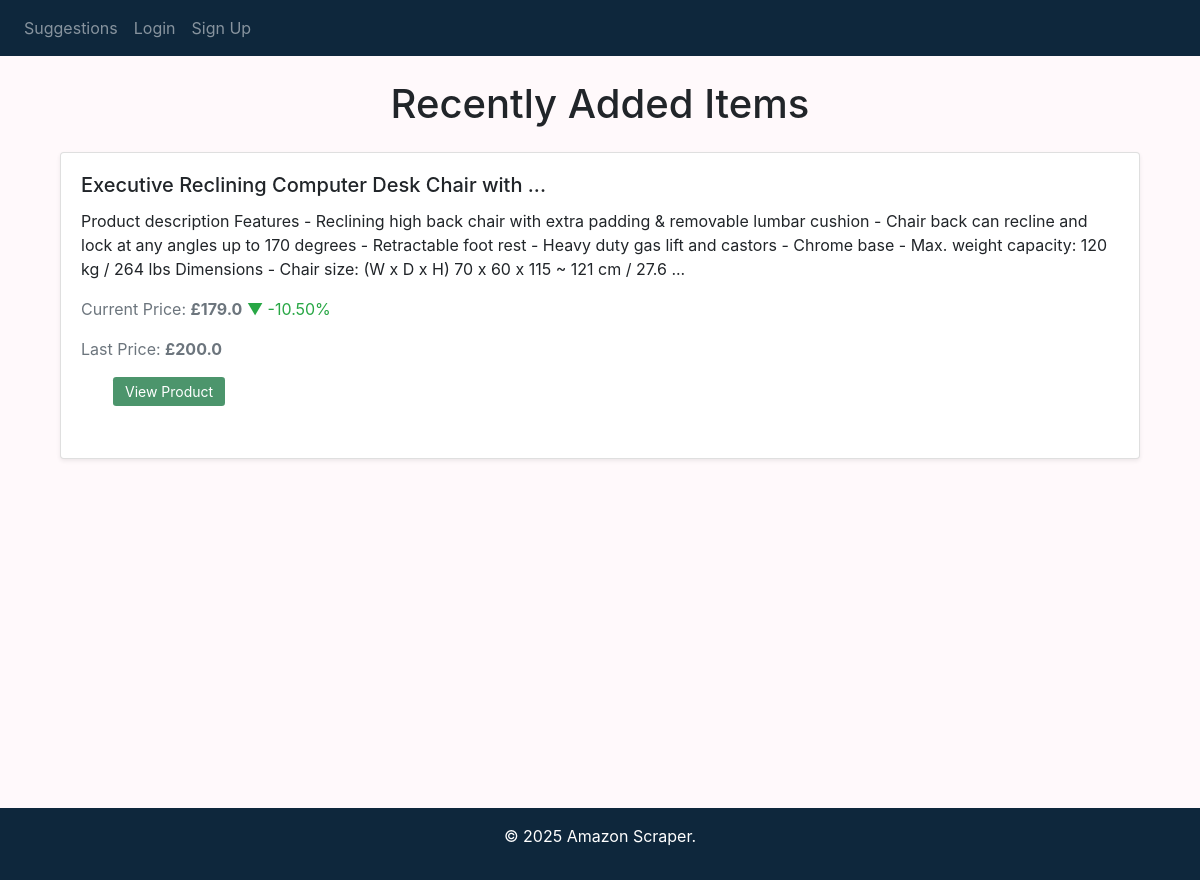
Before: / with the older database file.
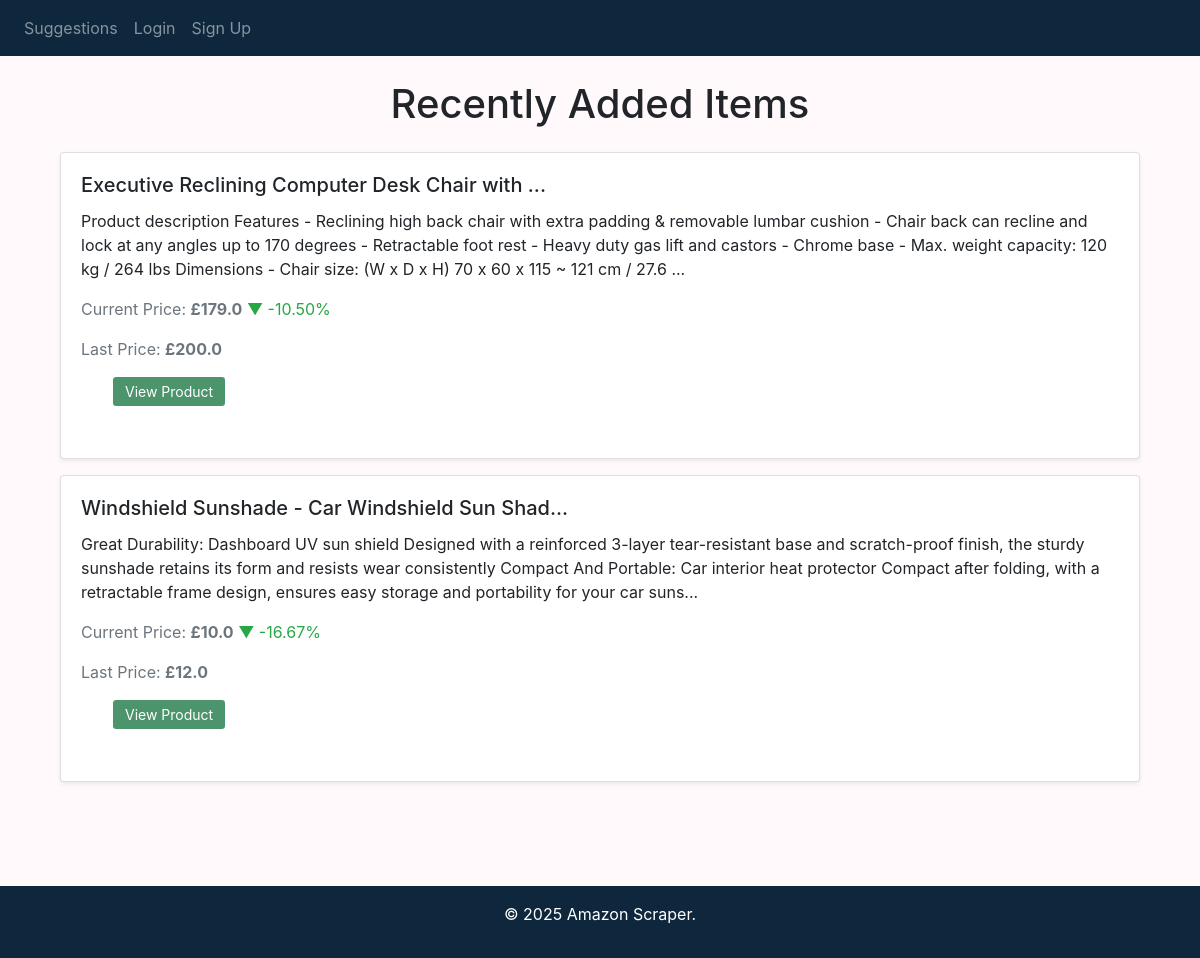
After: the same page with the newer database file.
### website/models.py (models this page shows)
class Product(db.Model):
    id = db.Column(db.Integer, primary_key=True)
    link = db.Column(db.String(1000), nullable=False)
    title = db.Column(db.String(300))
    description = db.Column(db.Text)
    price = db.Column(db.String(100))  # Current/latest price
    last_price = db.Column(db.String(100))  # Previous price

### website/views.py (the view)
@views.route('/')
def landing():
    random_products = Product.query.order_by(func.random()).limit(10).all()
    added_products = session.get('added_products', [])
    return render_template("landing.html", user=current_user, products=random_products, added_products=added_products)

### website/templates/landing.html (shortened to what this page needs)
{% extends "base.html" %}
{% block content %}
<div class="container mt-4" id="itemcontainer">
    <h1 class="text-center mb-4">Recently Added Items</h1>
    {% for product in products %}
    <div class="card shadow-sm mb-3">
        <div class="card-body">
            <h5 class="card-title">{{ product.title[:45] }}{% if product.title|length > 45 %}...{% endif %}</h5>
            <p class="card-text">{{ product.description[:350] }}{% if product.description|length > 350 %}...{% endif %}</p>
            {% set price = product.price|float %}
            {% set last_price = product.last_price|float %}
            {% set price_change = ((price - last_price) / last_price * 100) if last_price else 0 %}
            <p class="text-muted">
                Current Price: <strong>£{{ price }}</strong>
                {% if price > last_price %}
                    <span class="text-danger">&#9650; {{ "%.2f"|format(price_change) }}%</span>
                {% elif price < last_price %}
                    <span class="text-success">&#9660; {{ "%.2f"|format(price_change) }}%</span>
                {% endif %}
            </p>
            <p class="text-muted">Last Price: <strong>£{{ last_price }}</strong></p>
            <div class="d-flex flex-column justify-evenly flex-sm-row align-items-start align-sm-center gap-2">
                <form action="{{ product.link }}" method="GET" target="_blank" class="productoptions">
                    <button type="submit" class="btn btn-primary btn-sm">View Product</button>
                </form>
            </div>
        </div>
    </div>
    {% endfor %}
</div>
{% endblock %}

### website/templates/base.html (shortened to what this page needs)
<!DOCTYPE html>
<html>
    <head>
        <link rel="stylesheet" href="https://code.jquery.com/jquery-3.6.0.min.js">
        <link rel="stylesheet" href="https://stackpath.bootstrapcdn.com/bootstrap/4.4.1/css/bootstrap.min.css"
/>
        <link rel="stylesheet" href="https://stackpath.bootstrapcdn.com/font-awesome/4.7.0/css/font-awesome.min.css"
/>
        <link rel="stylesheet" href="../static/style.css">
    </head>
    <body>
        <nav class="navbar navbar-expand-lg navbar-dark" id="header">
            <div class="collapse navbar-collapse" id="navbar">
                <div class="navbar-nav">
                    {% if user.is_authenticated %}
                    <a class="nav-item nav-link" id="Landingpage" href="/">Suggestions</a>
                    <a class="nav-item nav-link" id="home" href="/home">Home</a>
                    <a class="nac-item nav-link" id="useritems" href="/usersitems">My Items</a>
                    <a class="nav-item nav-link" id="logout" href="/profile">Edit Account</a>
                    <a class="nav-item nav-link" id="logout" href="/logout">Logout</a>
                    {% else %}
                    <a class="nav-item nav-link" id="home" href="/">Suggestions</a>
                    <a class="nav-item nav-link" id="login" href="/login">Login</a>
                    <a class="nav-item nav-link" id="signUp" href="/signup">Sign Up</a>
                    {% endif %}
                </div>
            </div>
        </nav>
        <div class="container" style="height: 100vh">
            {% block content %}{% endblock %}
        </div>
        <footer class="text-white text-center py-3 fixed-bottom">
            <p>&copy; <span id="year"></span> Amazon Scraper.</p>
        </footer>
    </body>
</html>

### website/static/style.css (style rules this page uses)
* { padding: 0; margin: 0; box-sizing: border-box; }
#header { background-color: #0e273c; }
body { background-color: #fff9fb; }
form { background-color: #d3d4d9; padding: 2rem; border-radius: 5px; }
footer { background-color: #0e273c; }
.btn-primary { background-color: #4C956C !important; border: #407e5b !important; }
#itemcontainer { padding-bottom: 10rem; }
.productoptions { background-color: #FFFFFF !important; }
.btn, .productoptions button { padding: 0.25rem 0.75rem; }
.productoptions { margin: 0; }
form { padding-top: 0rem !important; }

Changed rows visible on the page:
added Product: title "Windshield Sunshade - Car Windshield Sun Shad", description "Great Durability: Dashboard UV sun shield Designed with a reinforced 3-layer tear-resistant base and scratch-proof finish, the sturdy sunshade retains its form and resists wear consistently Compact And Portable: Car interior heat protector Compact after folding, with a retractable frame design, ensures easy storage and portability for your car suns", price "10.0", price_change "-16.67", last_price "12.0"
